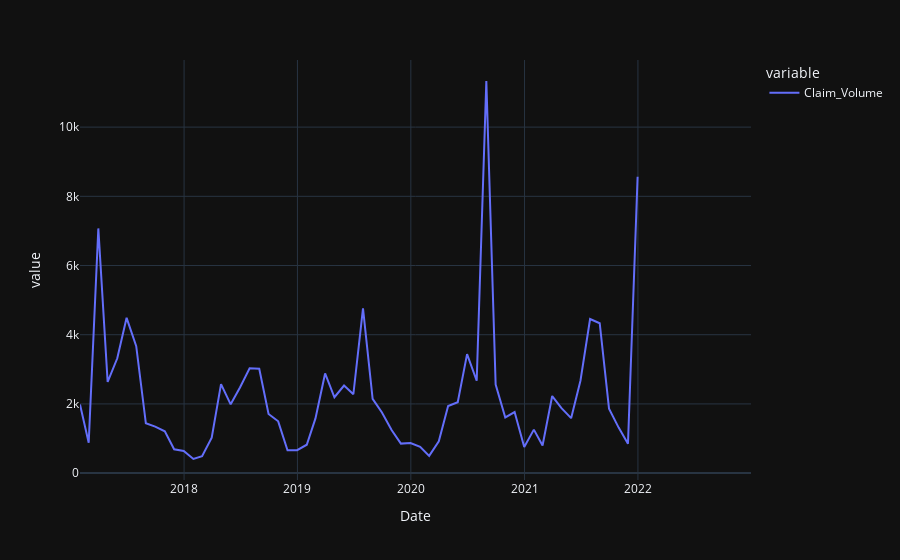

The notebook cell this image was saved under:
### Code cell
fig = px.line(data, x="Date", y=["Claim_Volume"], template = 'plotly_dark')
fig.show()
